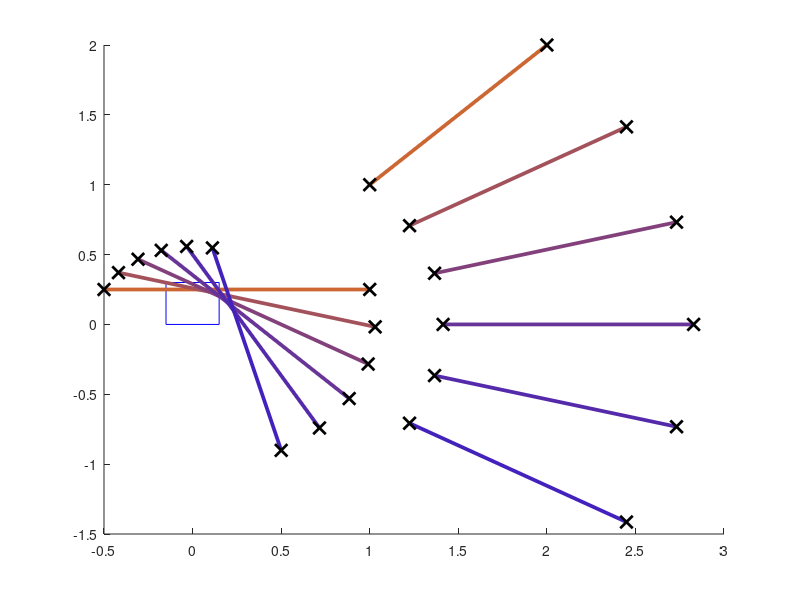

Here is the MATLAB script that generated this plot:
function c=lineNavigationTest

disp('---------STARTING------')

%startnstopp=[1 1 2 2;-0.5 1 -2 -2;0 -1 0 -0.5;-0.35 0.1 0.5 1]
%startnstopp=[-0.35 0.1 0.5 1;-0.6 0.1 0.5 0.7;0 0.6 0.33 0]
startnstopp=[1 1 2 2 -0.5 0.25 1 0.25]
roboPose=[0 0 0]';

rectLength=0.3;
rectWidth=0.15;

%rotate all segments from global frame to robot frame
startnstoppRobotFrame=-1;
%rotmat = [cos(roboPose(3)-pi/2) sin(roboPose(3)-pi/2) ; -sin(roboPose(3)-pi/2) cos(roboPose(3)-pi/2)];
%rotmat = [rotmat [0 0;0 0];[0 0;0 0] rotmat];

figure(8);
clf;
hold on;

rect = [[-rectWidth +rectWidth;-rectWidth +rectWidth;-rectWidth -rectWidth;rectWidth rectWidth],[0 0;rectLength rectLength;0 rectLength;0 rectLength]];
plot([-rectWidth +rectWidth],[0 0],'b',[-rectWidth +rectWidth],[rectLength rectLength],'b',[-rectWidth -rectWidth],[0 rectLength],'b',[rectWidth rectWidth],[0 rectLength],'b');

if( startnstopp == -1 )

else   
    
%     for j=1:1:size(startnstopp,1)
%         for i=1:4:size(startnstopp,2)
%           
%             startnstopp(j,i:2:i+3)  = startnstopp(j,i:2:i+3)  - roboPose(1);
%             startnstopp(j,i+1:2:i+3)= startnstopp(j,i+1:2:i+3)- roboPose(2);
%             startnstoppRobotFrame(j,i:1:i+3)=(rotmat*([startnstopp(j,i:1:i+3)]'))';
%             %plot all line-segments from the robots  point of view
%         
%             plot([startnstoppRobotFrame(j,i) startnstoppRobotFrame(j,i+2)],[startnstoppRobotFrame(j,i+1) startnstoppRobotFrame(j,i+3)],'LineWidth',2.7,'Color',[0 0 0]);
%             plot( startnstoppRobotFrame(j,i),startnstoppRobotFrame(j,i+1),'kx','LineWidth',2,'MarkerSize',9);
%             plot( startnstoppRobotFrame(j,i+2),startnstoppRobotFrame(j,i+3),'kx','LineWidth',2,'MarkerSize',9);
%         end;
%     end;

    %wall inside region check. checking form -45 to 90 deg. eg, we
    %try to follow the left wall.

    obstruction=1;       
    angleTurn = 0;
    j=1;
    i=1;
    color=1;
    counter = 0;

    
    for q=1:1:size(startnstopp,1)      
        for r=1:4:size(startnstopp,2)          
            startnstoppRobotFrame(q,r:1:r+3)=startnstopp(q,r:1:r+3);
        end;
    end;
    
    %utJA=    startnstoppRobotFrame
    %utTUT = startnstopp    
    
    while( obstruction && counter < 9 )
        
        color=color*0.8;
        obstruction=0;
        
        for j=1:1:size(startnstopp,1) 
            
            for i=1:4:size(startnstopp,2)

                if( startnstoppRobotFrame(j,i)==0 && startnstoppRobotFrame(j,i+1) == 0 && startnstoppRobotFrame(j,i+2)==0 && startnstoppRobotFrame(j,i+3) ==0)
                    continue;
                end;
                
                plot([startnstoppRobotFrame(j,i) startnstoppRobotFrame(j,i+2)],[startnstoppRobotFrame(j,i+1) startnstoppRobotFrame(j,i+3)],'LineWidth',2.7,'Color',[color color*0.5 1-color]);
                plot( startnstoppRobotFrame(j,i),startnstoppRobotFrame(j,i+1),'kx','LineWidth',2,'MarkerSize',9);
                plot( startnstoppRobotFrame(j,i+2),startnstoppRobotFrame(j,i+3),'kx','LineWidth',2,'MarkerSize',9);

                if( startnstoppRobotFrame(j,i+1) > rectLength && startnstoppRobotFrame(j,i+3) > rectLength)
                    %no prob
                elseif( startnstoppRobotFrame(j,i+1) < 0 && startnstoppRobotFrame(j,i+3) < 0)
                    %no prob
                elseif( startnstoppRobotFrame(j,i) < -rectWidth && startnstoppRobotFrame(j,i+2) < -rectWidth )
                    %no prob
                elseif( startnstoppRobotFrame(j,i) > rectWidth && startnstoppRobotFrame(j,i+2) > rectWidth )
                    %no prob
                else
                    deltaX = startnstoppRobotFrame(j,i)  -startnstoppRobotFrame(j,i+2);
                    deltaY = startnstoppRobotFrame(j,i+1)-startnstoppRobotFrame(j,i+3);
    segAlpha = pi;
                    if( abs(deltaX) < 0.0001 )
                        funkYOne = startnstoppRobotFrame(j,i+1);
                        funkYTwo = startnstoppRobotFrame(j,i+3);
                        disp('hohoh');
                        disp(deltaX);
                    else
                        segAlpha= deltaY/deltaX;
                
                        funkYOne = segAlpha*(-rectWidth-startnstoppRobotFrame(j,i))+startnstoppRobotFrame(j,i+1);
                        funkYTwo = segAlpha*( rectWidth-startnstoppRobotFrame(j,i))+startnstoppRobotFrame(j,i+1);
                    end;
            
                    if( funkYOne < 0 && funkYTwo < 0 )
                         %no prob
                         disp('no prob');
                    elseif( funkYOne > rectLength && funkYTwo > rectLength )
                         %no prob
                         disp('no prob');                     
                    else
                        %prob
                        
                        disp('obstruction at degs:');
                        disp(angleTurn*180/pi);
                        disp(counter);
                        ut1=funkYOne
                        ut2=funkYTwo                       
                        ut3 =  segAlpha
                        
                        angleTurn = angleTurn + pi/12;
                        rotmat=[cos(angleTurn) sin(angleTurn) ; -sin(angleTurn) cos(angleTurn)];
                        rotmat=[rotmat [0 0;0 0];[0 0;0 0] rotmat];

                        obstruction = 1;                    
                        counter = counter +1;                  
                    
                        for q=1:1:size(startnstopp,1)      
                            for r=1:4:size(startnstopp,2)          
                                startnstoppRobotFrame(q,r:1:r+3)=(rotmat*([startnstopp(q,r:1:r+3)]'))';
                            end;
                        end;          
                        
                        pause;
                    end;
                    if(obstruction)
                        break;
                    end;
                end;
                if(obstruction)
                    j=1;
                    i=1;               
                    break;
                end;
            end;
        end;        
    end;
end;

disp('turn this much to avoid wall:')
disp(angleTurn*180/pi);


